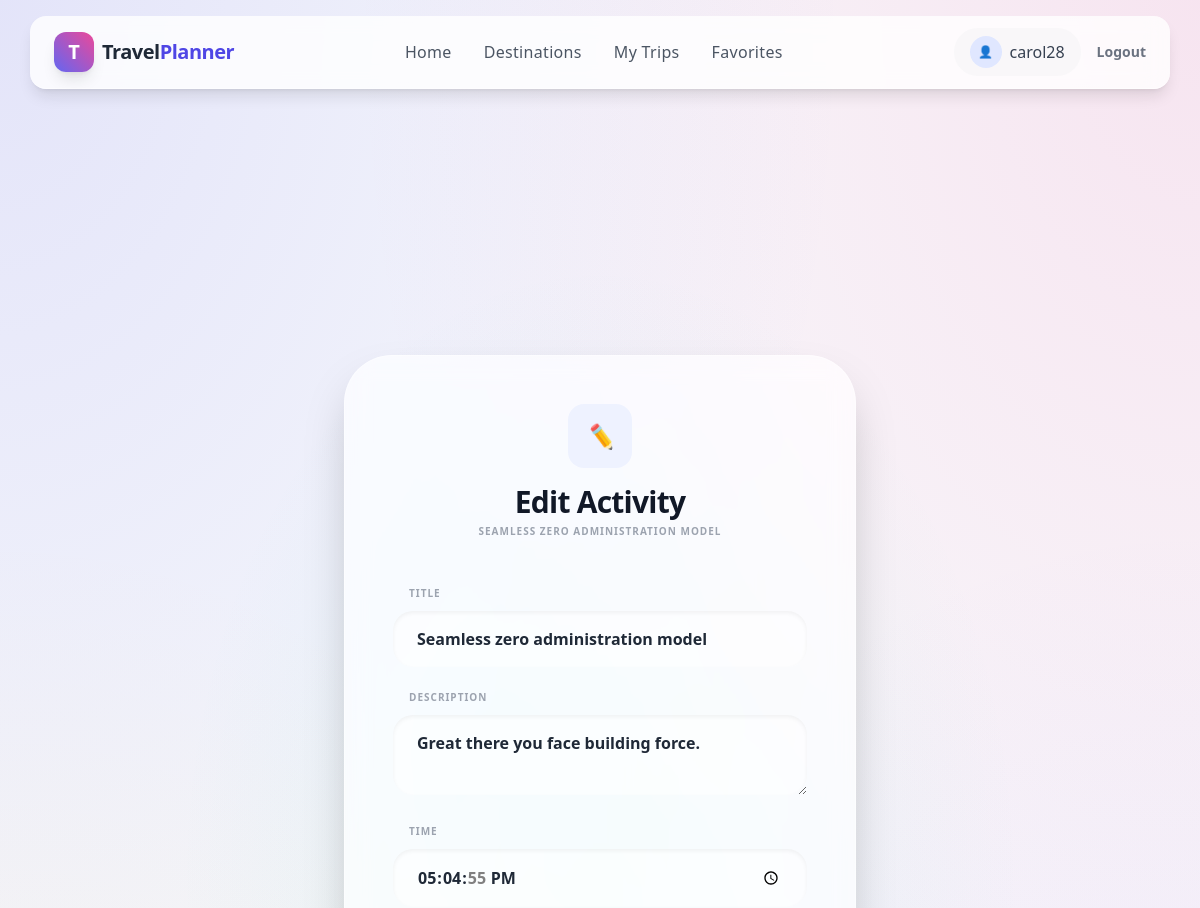
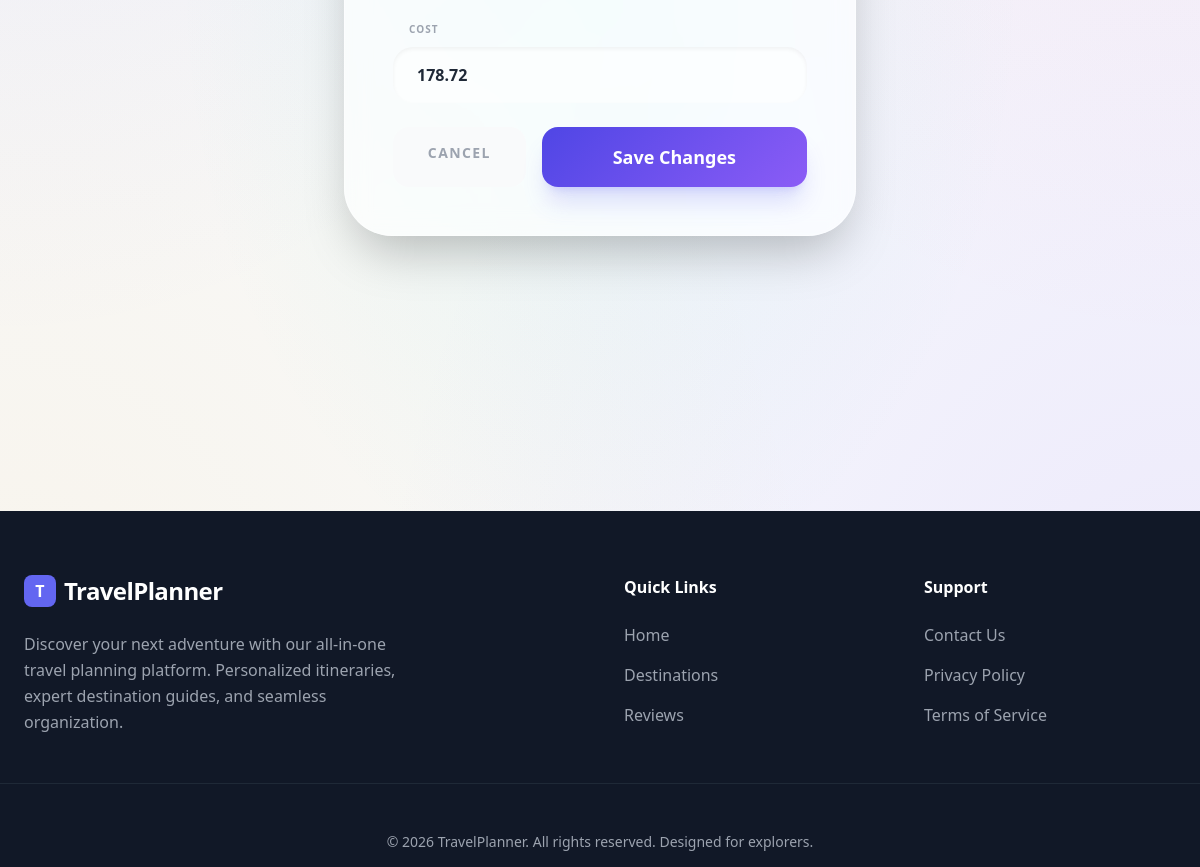
The app's page /activity/1215/edit/ (signed in) with its own data (2 pictures, top to bottom).
### core/models.py (models this page shows, shortened)
class Activity(models.Model):
    day = models.ForeignKey(ItineraryDay, on_delete=models.CASCADE, related_name="activities")
    title = models.CharField(max_length=255)
    description = models.TextField(blank=True)
    time = models.TimeField(null=True, blank=True)
    cost = models.DecimalField(max_digits=10, decimal_places=2, null=True, blank=True)

### core/views.py (the view)
# urls.py: path("activity/<int:activity_id>/edit/", views.edit_activity, name="edit_activity"),
@login_required
def edit_activity(request, activity_id):
    activity = get_object_or_404(Activity, id=activity_id, day__itinerary__user=request.user)
    if request.method == "POST":
        form = ActivityForm(request.POST, instance=activity)
        if form.is_valid():
            form.save()
            messages.success(request, "Activity updated successfully!")
            return redirect("itinerary_detail", pk=activity.day.itinerary.id)
    else:
        form = ActivityForm(instance=activity)
    return render(request, "core/edit_activity.html", {"form": form, "activity": activity})

### core/forms.py
class ActivityForm(forms.ModelForm):
    class Meta:
        model = Activity
        fields = ["title", "description", "time", "cost"]
        widgets = {
            "description": forms.Textarea(attrs={"rows": 2}),
            "time": forms.TimeInput(attrs={"type": "time"}),
            "cost": forms.NumberInput(attrs={"step": "0.01", "placeholder": "Cost (optional)"}),
        }

### core/context_processors.py (called while the page is built)
def favorite_count(request):
    if request.user.is_authenticated:
        count = Favorite.objects.filter(user=request.user).count()
        return {"favorite_count": count}
    return {"favorite_count": 0}

### core/templates/core/edit_activity.html (shortened to what this page needs)
{% extends "core/base.html" %}
{% block content %}
<section class="min-h-[70vh] flex items-center justify-center px-4 py-12">
    <div class="w-full max-w-lg glass-card p-10 md:p-12 rounded-[3rem] shadow-2xl relative overflow-hidden scroll-reveal border-white/40">
        <div class="text-center mb-10">
            <div class="w-16 h-16 bg-indigo-50 text-indigo-500 rounded-2xl flex items-center justify-center text-2xl mx-auto mb-4 italic">✏️</div>
            <h2 class="text-3xl font-black text-gray-900 tracking-tight">Edit Activity</h2>
            <p class="text-gray-400 font-bold uppercase tracking-widest text-[10px] mt-1">{{ activity.title }}</p>
        </div>
        <form method="POST" class="space-y-6 premium-form">
            <div class="space-y-4">
                {% for field in form %}
                <div class="space-y-2">
                    <label class="text-[10px] font-black text-gray-400 uppercase tracking-widest pl-4">{{ field.label }}</label>
                    {{ field }}
                </div>
                {% endfor %}
            </div>
            <div class="flex flex-col sm:flex-row gap-4 mt-8">
                <a href="{% url 'itinerary_detail' activity.day.itinerary.id %}" class="flex-1 bg-gray-50 text-gray-400 py-4 rounded-2xl font-black text-center hover:bg-gray-100 transition active:scale-95 text-sm uppercase tracking-widest">Cancel</a>
                <button type="submit" class="btn-premium flex-[2] text-white font-black py-4 rounded-2xl text-lg shadow-xl shadow-indigo-500/20 active:scale-95 transition">
                    Save Changes
                </button>
            </div>
        </form>
    </div>
</section>
{% endblock %}

### core/templates/core/base.html (shortened to what this page needs)
{% load static %}
<!DOCTYPE html>
<html lang="en">
<head>
    <script src="https://cdn.tailwindcss.com"></script>
    <link rel="stylesheet" href="{% static 'css/styles.css' %}">
</head>
<body>
<div class="mesh-gradient"></div>
<nav class="fixed top-4 left-1/2 -translate-x-1/2 w-[95%] max-w-7xl glass-nav rounded-2xl z-50 px-6 py-3 flex justify-between items-center shadow-lg transition-all duration-300" id="navbar">
    <a href="{% url 'home' %}" class="flex items-center gap-2 group">
        <div class="w-10 h-10 bg-gradient-to-tr from-indigo-500 to-pink-500 rounded-xl flex items-center justify-center text-white shadow-lg group-hover:rotate-12 transition-transform">
            <span class="text-xl font-bold">T</span>
        </div>
        <span class="text-xl font-bold tracking-tight text-gray-800">Travel<span class="text-indigo-600">Planner</span></span>
    </a>
    <div class="hidden md:flex items-center space-x-8">
        <a href="{% url 'home' %}" class="nav-link font-medium text-gray-600 hover:text-indigo-600">Home</a>
        <a href="{% url 'destination_list' %}" class="nav-link font-medium text-gray-600 hover:text-indigo-600">Destinations</a>
        {% if user.is_authenticated %}
            <a href="{% url 'itinerary_list' %}" class="nav-link font-medium text-gray-600 hover:text-indigo-600">My Trips</a>
            <a href="{% url 'my_favorites' %}" class="nav-link font-medium text-gray-600 hover:text-indigo-600">Favorites</a>
        {% endif %}
    </div>
    <div class="hidden md:flex items-center space-x-4">
        {% if user.is_authenticated %}
            <div class="flex items-center gap-4">
                <a href="{% url 'profile' %}" class="flex items-center gap-2 font-medium text-gray-700 bg-gray-100/50 px-4 py-2 rounded-full hover:bg-gray-100 transition">
                    <span class="w-8 h-8 bg-indigo-100 text-indigo-600 rounded-full flex items-center justify-center text-xs">👤</span>
                    {{ user.username }}
                </a>
                <a href="{% url 'logout' %}" class="text-sm font-semibold text-gray-500 hover:text-red-500 transition">Logout</a>
            </div>
        {% else %}
            <a href="{% url 'login' %}" class="font-bold text-gray-600 hover:text-indigo-600 transition">Login</a>
            <a href="{% url 'signup' %}" class="btn-premium px-6 py-2.5 rounded-xl text-white font-bold shadow-md">Sign Up</a>
        {% endif %}
    </div>
</nav>
<main class="pt-32 pb-12">
    {% block content %}{% endblock %}
</main>
<footer class="bg-gray-900 text-gray-400 py-16">
    <div class="max-w-7xl mx-auto px-6 grid grid-cols-1 md:grid-cols-4 gap-12">
        <div class="col-span-1 md:col-span-2">
            <div class="flex items-center gap-2 mb-6">
                <div class="w-8 h-8 bg-indigo-500 rounded-lg flex items-center justify-center text-white font-bold">T</div>
                <span class="text-2xl font-bold text-white tracking-tight">TravelPlanner</span>
            </div>
            <p class="max-w-sm leading-relaxed">
                Discover your next adventure with our all-in-one travel planning platform. Personalized itineraries, expert destination guides, and seamless organization.
            </p>
        </div>
        <div>
            <h4 class="text-white font-bold mb-6">Quick Links</h4>
            <ul class="space-y-4">
                <li><a href="{% url 'home' %}" class="hover:text-white transition">Home</a></li>
                <li><a href="{% url 'destination_list' %}" class="hover:text-white transition">Destinations</a></li>
                <li><a href="#" class="hover:text-white transition">Reviews</a></li>
            </ul>
        </div>
        <div>
            <h4 class="text-white font-bold mb-6">Support</h4>
            <ul class="space-y-4">
                <li><a href="#" class="hover:text-white transition">Contact Us</a></li>
                <li><a href="#" class="hover:text-white transition">Privacy Policy</a></li>
                <li><a href="#" class="hover:text-white transition">Terms of Service</a></li>
            </ul>
        </div>
    </div>
    <div class="max-w-7xl mx-auto px-6 pt-12 mt-12 border-t border-gray-800 text-center text-sm">
        <p>© 2026 TravelPlanner. All rights reserved. Designed for explorers.</p>
    </div>
</footer>
</body>
</html>

### core/static/css/styles.css (style rules this page uses)
:root { --ash-blue: #6b85a6; --rhino: #2e3440; --pearl: #f7f6fb; --lavender-cool: #e6e8f2; --primary-gradient: linear-gradient(135deg, #6b85a6, #2e3440); --accent-gradient: linear-gradient(90deg, #7aa2c9, #5b6f8a); }
body { font-family: "Tenor Sans", "Segoe UI", Arial, sans-serif; background-color: var(--pearl); color: var(--rhino); }
.nav-link { color: var(--rhino); font-weight: 500; letter-spacing: 0.02em; transition: color 0.3s ease; }
.scroll-reveal { opacity: 0; transform: translateY(40px); transition: all 0.9s ease; }
.scroll-reveal.active { opacity: 1; transform: translateY(0); }

### core/templates/core/base.html (style rules this page uses)
:root { --primary: #4f46e5; --secondary: #ec4899; --accent: #8b5cf6; --background: #f8fafc; --text-main: #1e293b; }
body { font-family: 'Plus Jakarta Sans', 'Outfit', sans-serif; background-color: var(--background); color: var(--text-main); overflow-x: hidden; }
.mesh-gradient { position: fixed; top: 0; left: 0; width: 100%; height: 100%; z-index: -1; background-color: #f8fafc; background-image: radial-gradient(at 0% 0%, rgba(79, 70, 229, 0.12) 0px, transparent 50%), radial-gradient(at 100% 0%, rgba(236, 72, 153, 0.12) 0px, transparent 50%), radial-gradient(at 100% 100%, rgba(139, 92, 246, 0.12) 0px, transparent 50%), radial-gradient(at 50% 50%, rgba(20, 184, 166, 0.08) 0px, transparent 50%), radial-gradient(at 0% 100%, rgba(245, 158, 11, 0.08) 0px, transparent 50%); }
.scroll-reveal { opacity: 0; transform: translateY(30px); transition: all 0.8s cubic-bezier(0.22, 1, 0.36, 1); }
.scroll-reveal.active { opacity: 1; transform: translateY(0); }
.glass-card { background: rgba(255, 255, 255, 0.7); backdrop-filter: blur(12px) saturate(180%); -webkit-backdrop-filter: blur(12px) saturate(180%); border: 1px solid rgba(255, 255, 255, 0.4); box-shadow: 0 8px 32px 0 rgba(31, 38, 135, 0.07); transition: all 0.4s cubic-bezier(0.4, 0, 0.2, 1); }
.glass-nav { background: rgba(255, 255, 255, 0.8); backdrop-filter: blur(10px); border-bottom: 1px solid rgba(255, 255, 255, 0.5); }
.btn-premium { background: linear-gradient(135deg, var(--primary) 0%, var(--accent) 100%); transition: all 0.3s cubic-bezier(0.4, 0, 0.2, 1); position: relative; overflow: hidden; }
.btn-premium::after { content: ''; position: absolute; top: 0; left: -100%; width: 100%; height: 100%; background: linear-gradient(90deg, transparent, rgba(255,255,255,0.2), transparent); transition: 0.5s; }
.nav-link { position: relative; transition: color 0.3s ease; }
.nav-link::after { content: ''; position: absolute; width: 0; height: 2px; bottom: -4px; left: 0; background-color: var(--primary); transition: width 0.3s ease; }

### core/templates/core/edit_activity.html (style rules this page uses)
.premium-form input, .premium-form textarea, .premium-form select { width: 100%; background-color: rgba(255, 255, 255, 0.5); border: 0; border-radius: 1.25rem; padding: 1rem 1.5rem; font-weight: 700; color: #1f2937; outline: none; box-shadow: inset 0 2px 4px 0 rgba(0, 0, 0, 0.05); transition: all 0.3s ease; }

### records on screen
Activity: title "SEAMLESS ZERO ADMINISTRATION MODEL", form "Seamless zero administration model" "Great there you face building force." "17:04:55" "178.72"

### other values on screen
{{ user.username }} "carol28"
{{ field.label }} "TITLE" "DESCRIPTION" "TIME" "COST"
